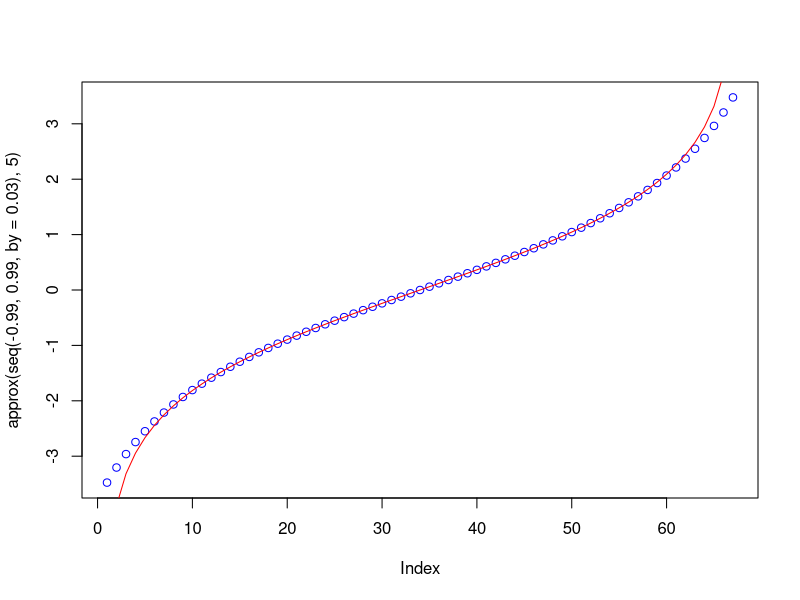

Reproduce this figure in R.
# exercise 1 
geometric <- function(r, n) {
  arr <- rep(r, n+1)
  exp_arr = seq(from=0, to=n)
  print(sum(arr^exp_arr))
}
geometric(1.03, 10)


# exercise 2 
euler <- function(n) {
  arr <- seq(1:n)
  sum_arr = sum((1/(arr^2)))
  print(paste('pi^2/6 is ', 1.6449))
  cat(sprintf('The sum of the first 50 terms is %.4f', sum_arr))
}
euler(50)

# exercise 3
set.seed(321)
x <- matrix(sample(1:30, 3*5, replace=T), nrow=3, ncol=5)
maxmat <- function(mat) {
  # get the maximum of each row
  row_counter <- list()
  for (i in 1:nrow(mat)) {
    row_counter = append(row_counter, max(mat[i, ]))
  }
  
  # get the maximum of each column
  col_counter <- list()
  for (i in 1:ncol(mat)) {
    col_counter = append(col_counter, max(mat[, i]))
  }
  
  # maximum for entire matrix
  mat_counter <- -100000
  for (i in 1:nrow(mat)) {
    for (j in 1:ncol(mat)) {
      if (mat[i, j] > mat_counter) {
        mat_counter = mat[i, j]
      }
    }
  }
  results = list(maxcol=col_counter, maxrow=row_counter, maxtot=mat_counter) ###make list into dictionary with list(name=name, othername=othername...)
  return(results)
}
results <- maxmat(x)
print(results$maxcol)
print(results$maxrow)
print(results$maxtot)

# exercise 4 
areatri <- function(x1, x2, x3, y1, y2, y3) {
  # function for distance
  dist <- function(x1, y1, x2, y2) {
    return(sqrt((x1-x2)^2 + (y1-y2)^2))
  }
  
  # sides of the triangle
  a = dist(x1, y1, x2, y2)
  b = dist(x1, y1, x3, y3)
  c = dist(x2, y2, x3, y3)
  
  # compute s 
  s <- (a+b+c)/2
  
  return(sqrt(s*(s-a)*(s-b)*(s-c)))
}
areatri(0, 4, 4, 0, 0, 3)

# exercise 5
#remove.packages("ggplot2") # Unisntall ggplot
#install.packages("ggplot2") # Install it again
library(ggplot2)
approx <- function(x, M) {
  collection <- c()
  for (j in x) {
    sum <- 0
    for (i in 1:M) {
      sum = sum + ((j^(2*i-1))/(2*i-1))
    }
    collection = c(collection, 2*sum)
  }
  return(collection)
}

actual_func <- function(x1, x2, by) {
  arr <- seq(x1, x2, by=by)
  func_container = c()
  for (i in arr) {
    func_container = c(func_container, log((i+1)/(1-i)))
  }
  return(func_container )
}

# part b 
func_container <- actual_func(-0.99, 0.99, 0.03)
plot(approx(seq(-0.99, 0.99, by=0.03), 5), col='blue')
lines(func_container, type='l', col='red')

# part c 
func_container <- actual_func(-0.99, -0.87, 0.03)
taylor = approx(seq(-0.99, -0.87, 0.03), 5)
x_coords <- seq(-0.99, -0.87, 0.03) 
df <- data.frame(x=x_coords, "log"=func_container,  Taylor=taylor) 
df

# part d
start_str <- 'log((x+1)/(1-x)) ~  2('
M = 4
for (i in seq(from=0, to=M, by=1)) {
  added_str <- paste('x^', 2*i+1, '/', 2*i+1, sep='')
  start_str = paste(start_str, added_str, sep='')
  if (i != M) {
    start_str = paste(start_str, '+', sep='')
  }
  else {
    start_str = paste(start_str, ')', sep='')
  }
}
start_str


